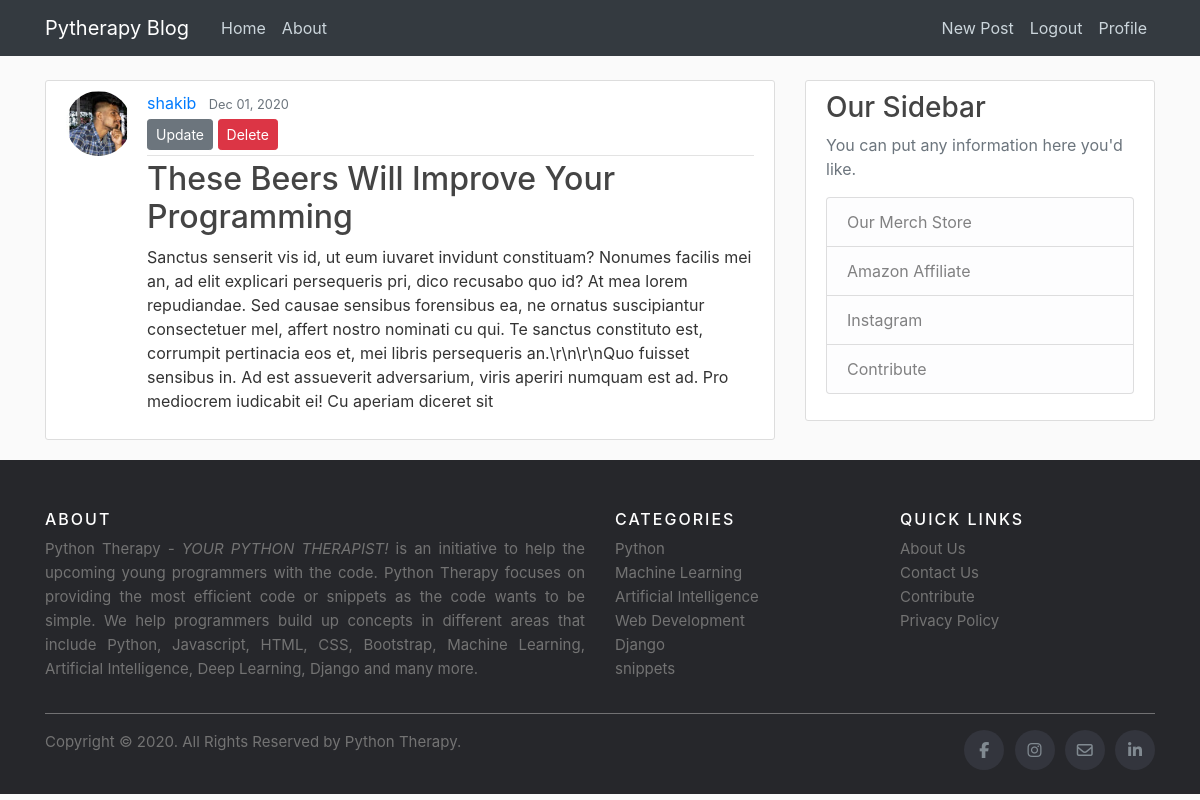
Page /post/13 (signed in) on the committed database.
### blog/models.py (models this page shows, shortened)
class Post(models.Model):
    title = models.CharField(max_length=100)
    content = models.TextField()
    date_posted = models.DateTimeField(default = timezone.now)
    author = models.ForeignKey(User, on_delete = models.CASCADE)

### users/models.py (models this page shows, shortened)
class profile(models.Model):
    user = models.OneToOneField(User, on_delete = models.CASCADE)
    image = models.ImageField(default = 'default.jpg', upload_to = 'profile_pics')

### blog/views.py (the view)
# urls.py: path('post/<int:pk>', PostDetailView.as_view(), name = 'blog-detail'),
class PostDetailView(LoginRequiredMixin,DetailView):
    model = Post

### blog/templates/blog/post_detail.html
{% extends "blog/base.html" %}
{% block content %}
    <article class="media content-section">
      <img class = "rounded-circle article-img" src = "{{ object.author.profile.image.url}}" />
        <div class="media-body">
          <div class="article-metadata">
            <a class="mr-2" href="{% url 'user-posts' object.author.username %}">{{ object.author }}</a>
            <small class="text-muted">{{ object.date_posted | date:"M d, Y" }}</small>
            {% if object.author == user %}
            <div>
            <a class = "btn btn-secondary btn-sm mt-1 mb-1" href="{% url 'blog-update' object.id %}">Update</a>
            <a class = "btn btn-danger btn-sm mt-1 mb-1" href="{% url 'blog-delete' object.id %}">Delete</a>
          </div>
            {% endif %}
          </div>
          <h2 class="article-title">{{ object.title }}</h2>
          <p class="article-content">{{ object.content }}</p>
        </div>
      </article>
{% endblock content%}

### blog/static/blog/main.css (style rules this page uses)
body { background: #fafafa; color: #333333; margin-top: 5rem; }
h1, h2, h3, h4, h5, h6 { color: #444444; }
.content-section { background: #ffffff; padding: 10px 20px; border: 1px solid #dddddd; border-radius: 3px; margin-bottom: 20px; }
.article-title { color: #444444; }
.article-content { white-space: pre-line; }
.article-img { height: 65px; width: 65px; margin-right: 16px; }
.article-metadata { padding-bottom: 1px; margin-bottom: 4px; border-bottom: 1px solid #e3e3e3 }

### rows in the picture
Post: author.profile.image (picture), author "shakib", date_posted "Dec 01, 2020", title "These Beers Will Improve Your Programming", content "Sanctus senserit vis id, ut eum iuvaret invidunt constituam? Nonumes facilis mei an, ad elit explicari persequeris pri, dico recusabo quo id? At mea lorem repudiandae. Sed causae sensibus forensibus ea, ne ornatus suscipiantur consectetuer mel, affert nostro nominati cu qui. Te sanctus constituto est, corrumpit pertinacia eos et, mei libris persequeris an.\\r\\n\\r\\nQuo fuisset sensibus in. Ad est assueverit adversarium, viris aperiri numquam est ad. Pro mediocrem iudicabit ei! Cu aperiam diceret sit"
